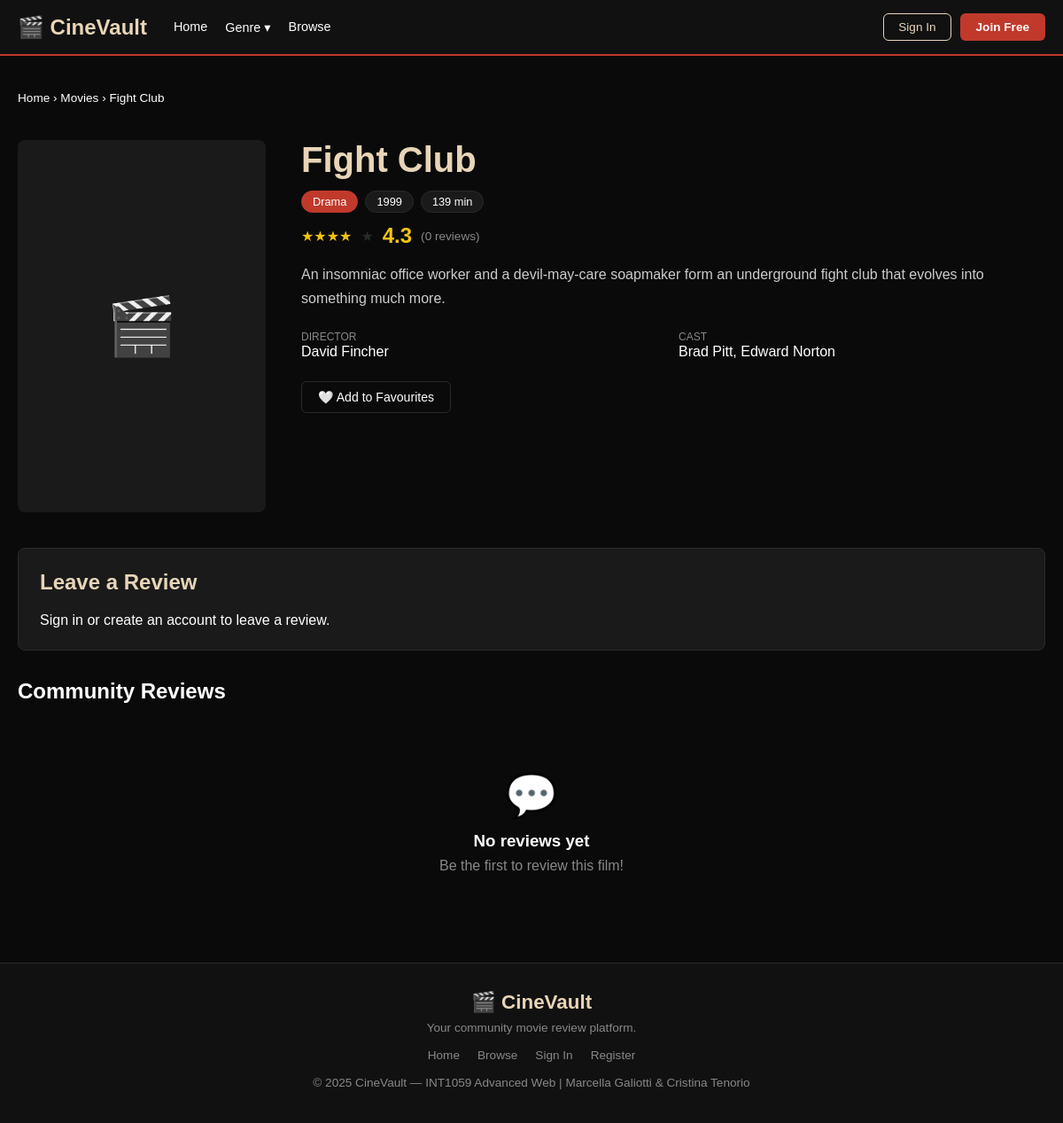
/pages/movie.php?id=12, run on the app's committed database.
### tables this page shows
CREATE TABLE movies (
    id INT AUTO_INCREMENT PRIMARY KEY,
    title VARCHAR(150) NOT NULL,
    year INT,
    genre VARCHAR(100),
    director VARCHAR(100),
    cast_members VARCHAR(255),
    description TEXT,
    poster_url VARCHAR(500),
    duration_min INT,
    rating_avg DECIMAL(3,1) DEFAULT 0,
    created_at TIMESTAMP DEFAULT CURRENT_TIMESTAMP
);

### pages/movie.php (the view, shortened to what this page needs)
<?php
require_once '../includes/db.php';
$id = (int)($_GET['id'] ?? 0);
$movie = mysqli_fetch_assoc(mysqli_query($conn, "SELECT * FROM movies WHERE id = $id"));
$is_fav = false;
$reviews = mysqli_query($conn, "
    SELECT r.*, u.username FROM reviews r
    JOIN users u ON r.user_id = u.id
    WHERE r.movie_id = $id
    ORDER BY r.created_at DESC
");
$review_count = mysqli_num_rows($reviews);
$user_review = null;
?>
<?php include '../includes/header.php'; ?>
<div class="section" style="padding-bottom:0;">
    <p style="color:var(--muted);font-size:0.85rem;">
        <a href="../index.php" style="color:var(--beige);">Home</a> ›
        <a href="search.php" style="color:var(--beige);">Movies</a> ›
        <?= htmlspecialchars($movie['title']) ?>
    </p>
</div>
<div class="detail-hero">
    <div class="detail-poster">
        <?php if ($movie['poster_url']): ?>
            <div class="detail-poster-placeholder" style="display:none;">🎬</div>
        <?php else: ?>
            <div class="detail-poster-placeholder">🎬</div>
        <?php endif; ?>
    </div>
    <div class="detail-info">
        <h1><?= htmlspecialchars($movie['title']) ?></h1>
        <div class="detail-meta">
            <span class="genre-tag"><?= htmlspecialchars($movie['genre']) ?></span>
            <span><?= $movie['year'] ?></span>
            <?php if ($movie['duration_min']): ?>
                <span><?= $movie['duration_min'] ?> min</span>
            <?php endif; ?>
        </div>
        <div class="detail-rating">
            <?php
            $r = round($movie['rating_avg']);
            echo '<span class="stars">' . str_repeat('★', $r) . '</span>';
            echo '<span class="stars-empty">' . str_repeat('★', 5 - $r) . '</span>';
            ?>
            <span class="rating-num"><?= number_format($movie['rating_avg'], 1) ?></span>
            <span class="rating-count">(<?= $review_count ?> review<?= $review_count !== 1 ? 's' : '' ?>)</span>
        </div>
        <p class="detail-desc"><?= htmlspecialchars($movie['description']) ?></p>
        <div class="detail-credits">
            <div class="detail-credit">
                <label>Director</label>
                <p><?= htmlspecialchars($movie['director']) ?></p>
            </div>
            <div class="detail-credit">
                <label>Cast</label>
                <p><?= htmlspecialchars($movie['cast_members']) ?></p>
            </div>
        </div>
        <div style="margin-top:24px;display:flex;gap:12px;flex-wrap:wrap;">
            <?php if (isset($_SESSION['user_id'])): ?>
                <form method="POST">
                    <button type="submit" name="toggle_fav" class="fav-btn <?= $is_fav ? 'active' : '' ?>">
                        <?= $is_fav ? '❤️ Saved to Favourites' : '🤍 Add to Favourites' ?>
                    </button>
                </form>
            <?php else: ?>
                <a href="login.php" class="fav-btn">🤍 Add to Favourites</a>
            <?php endif; ?>
        </div>
    </div>
</div>
<div class="review-section">
    <div class="review-box" style="margin-bottom:32px;">
        <h2>Leave a Review</h2>
        <?php if (isset($_SESSION['user_id'])): ?>
            <form method="POST">
                <p style="margin-bottom:12px;color:var(--muted);font-size:0.88rem;">Rating:</p>
                <div class="star-selector" id="starSelector">
                    <?php for ($i = 5; $i >= 1; $i--): ?>
                        <input type="radio" name="rating" id="star<?= $i ?>" value="<?= $i ?>"
                               <?= ($user_review && $user_review['rating'] == $i) ? 'checked' : '' ?>>
                        <label for="star<?= $i ?>">★</label>
                    <?php endfor; ?>
                </div>
                <div class="form-group">
                    <textarea name="comment" rows="4" placeholder="Share your thoughts about this film..."
                        style="width:100%;padding:11px 14px;background:var(--dark);border:1px solid var(--border);border-radius:8px;color:var(--white);font-size:0.95rem;font-family:inherit;resize:vertical;"><?= htmlspecialchars($user_review['comment'] ?? '') ?></textarea>
                </div>
                <button type="submit" class="btn-primary">
                    <?= $user_review ? 'Update Review' : 'Submit Review' ?>
                </button>
            </form>
        <?php else: ?>
            <p style="color:var(--muted);">
                <a href="login.php" style="color:var(--beige);">Sign in</a> or
                <a href="register.php" style="color:var(--beige);">create an account</a> to leave a review.
            </p>
        <?php endif; ?>
    </div>
    <h2 style="color:var(--beige);margin-bottom:16px;">Community Reviews</h2>
    <?php if ($review_count === 0): ?>
        <div class="empty-state">
            <div class="empty-icon">💬</div>
            <h3>No reviews yet</h3>
            <p>Be the first to review this film!</p>
        </div>
    <?php endif; ?>
</div>
<?php include '../includes/footer.php'; ?>

### css/style.css (style rules this page uses)
* { margin: 0; padding: 0; box-sizing: border-box; }
:root { --preto: #0a0a0a; --vermelho: #c0392b; --bege: #e8d5b7; --branco: #ffffff; --cinza: #888888; --card: #1a1a1a; --borda: #2a2a2a; }
body { font-family: Arial, sans-serif; background-color: var(--preto); color: var(--branco); min-height: 100vh; }
a { text-decoration: none; color: inherit; }
.section { max-width: 1200px; margin: 0 auto; padding: 40px 20px; }
.detail-hero { max-width: 1200px; margin: 40px auto; padding: 0 20px; display: grid; grid-template-columns: 280px 1fr; gap: 40px; }
.detail-poster-placeholder { width: 100%; aspect-ratio: 2/3; background-color: var(--card); border-radius: 8px; display: flex; align-items: center; justify-content: center; font-size: 4rem; }
.detail-info h1 { font-size: 2.5rem; color: var(--bege); margin-bottom: 10px; }
.detail-rating { display: flex; align-items: center; gap: 10px; margin: 12px 0; }
.detail-rating .rating-num { font-size: 1.5rem; font-weight: bold; color: #f1c40f; }
.detail-rating .rating-count { color: var(--cinza); font-size: 0.85rem; }
.detail-meta { display: flex; flex-wrap: wrap; gap: 8px; margin: 12px 0; }
.detail-meta span { background-color: var(--card); border: 1px solid var(--borda); padding: 4px 12px; border-radius: 20px; font-size: 0.8rem; }
.detail-meta .genre-tag { background-color: var(--vermelho); border-color: var(--vermelho); }
.detail-desc { color: #cccccc; line-height: 1.7; margin: 16px 0; }
.detail-credits { display: grid; grid-template-columns: 1fr 1fr; gap: 12px; margin-top: 20px; }
.detail-credit label { font-size: 0.75rem; color: var(--cinza); text-transform: uppercase; }
.review-section { max-width: 1200px; margin: 0 auto; padding: 0 20px 40px; }
.review-box { background-color: var(--card); border: 1px solid var(--borda); border-radius: 8px; padding: 24px; }
.review-box h2 { color: var(--bege); margin-bottom: 20px; }
.fav-btn { background: transparent; border: 1px solid var(--borda); color: var(--branco); padding: 9px 18px; border-radius: 6px; cursor: pointer; font-size: 0.88rem; display: inline-flex; align-items: center; gap: 6px; }
.stars { color: #f1c40f; }
.stars-empty { color: var(--borda); }
.empty-state { text-align: center; padding: 60px 20px; color: var(--cinza); }
.empty-state .empty-icon { font-size: 3rem; margin-bottom: 12px; }
.empty-state h3 { color: var(--branco); margin-bottom: 8px; }

### data on the page
movies: title "Fight Club", genre "Drama", year "1999", duration_min "139", rating_avg "★★★★", rating_avg "★", rating_avg "4.3", description "An insomniac office worker and a devil-may-care soapmaker form an underground fight club that evolves into something much more.", director "David Fincher", cast_members "Brad Pitt, Edward Norton"

### other printed values
$review_count "0"
